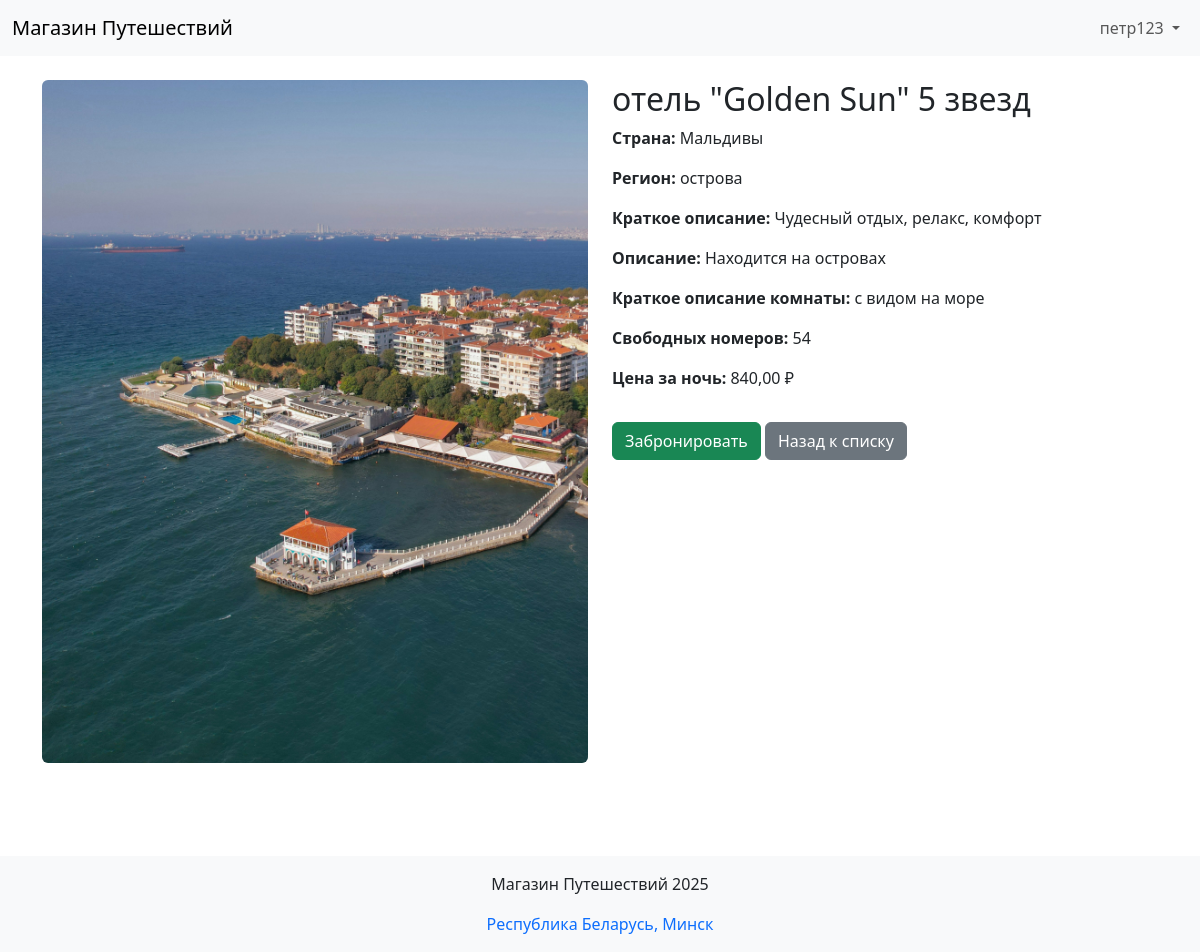
/accommodation/2/ (signed in), run on the app's committed database.
### authapp/models.py (models this page shows)
class TravelUser(AbstractUser):
    avatar = models.ImageField(upload_to='users_avatars', blank=True)
    age = models.PositiveIntegerField(default=18, verbose_name='возраст')

### mainapp/models.py (models this page shows, shortened)
class Accommodation(models.Model):
    country = models.ForeignKey(ListOfCountries, on_delete=models.CASCADE)
    region = models.ForeignKey(Regions, on_delete=models.CASCADE)
    name = models.CharField(max_length=128, verbose_name='название проживания')
    image = models.ImageField(upload_to='accommodation_img', blank=True, null=True)
    short_desc = models.TextField(max_length=128, blank=True, verbose_name='краткое описание продукта')
    description = models.TextField(blank=True, verbose_name='описание продукта')
    availability = models.PositiveIntegerField(verbose_name='количество свободных номеров')
    price = models.DecimalField(max_digits=8, decimal_places=2, default=0, verbose_name='цена')
    room_desc = models.CharField(max_length=80, blank=True, verbose_name='краткое описание комнаты')
    is_active = models.BooleanField(default=True, verbose_name='активна')
    class Meta:
        verbose_name = 'отель'
        verbose_name_plural = 'отели'
        unique_together = ('region', 'name')

class ListOfCountries(models.Model):
    name = models.CharField(verbose_name='имя', max_length=64, unique=True)
    description = models.TextField(verbose_name='описание', blank=True)
    is_active = models.BooleanField(verbose_name='активна', default=True)
    class Meta:
        verbose_name = 'Страна'
        verbose_name_plural = 'Страны'
        ordering = ['name']

class Regions(models.Model):
    country = models.ForeignKey(ListOfCountries, on_delete=models.CASCADE)
    name = models.CharField(max_length=64, verbose_name='имя')
    description = models.TextField(blank=True, verbose_name='описание')
    is_active = models.BooleanField(default=True, verbose_name='активна')
    class Meta:
        unique_together = ('country', 'name')
        verbose_name = 'Регион'
        verbose_name_plural = 'Регионы'
        ordering = ['country', 'name']

### mainapp/views.py (the view)
# urls.py: path('accommodation/<int:pk>/', mainapp.accommodation, name='accommodation'),
def accommodation(request, pk):
    obj = get_object_or_404(Accommodation, pk=pk)
    return render(request, 'mainapp/accommodation_detail.html', {'accommodation': obj})

### mainapp/templates/mainapp/accommodation_detail.html (shortened to what this page needs)
{% extends "base.html" %}
{% load static %}
{% block content %}
<div class="container mt-4">
    <div class="row">
        <div class="col-md-6">
            {% if accommodation.image %}
                <img src="{{ accommodation.image.url }}" class="img-fluid rounded" alt="{{ accommodation.name }}">
            {% else %}
                <img src="{% static 'mainapp/images/default.jpg' %}" class="img-fluid rounded"
                     alt="{{ accommodation.name }}">
            {% endif %}
        </div>
        <div class="col-md-6">
            <h2>{{ accommodation.name }}</h2>
            <p><strong>Страна:</strong> {{ accommodation.country.name }}</p>
            <p><strong>Регион:</strong> {{ accommodation.region.name }}</p>
            <p><strong>Краткое описание:</strong> {{ accommodation.short_desc }}</p>
            <p><strong>Описание:</strong> {{ accommodation.description }}</p>
            <p><strong>Краткое описание комнаты:</strong> {{ accommodation.room_desc }}</p>
            <p><strong>Свободных номеров:</strong> {{ accommodation.availability }}</p>
            <p><strong>Цена за ночь:</strong> {{ accommodation.price }} ₽</p>
            {% if accommodation.availability > 0 %}
                <a href="#" class="btn btn-success mt-3">Забронировать</a>
            {% else %}
                <span class="badge bg-danger mt-3">Нет доступных мест</span>
            {% endif %}
            <a href="{% url 'mainapp:accommodations' %}" class="btn btn-secondary mt-3">Назад к списку</a>
        </div>
    </div>
</div>
{% endblock %}

### templates/includes/navbar.html (shortened to what this page needs)
<nav class="navbar navbar-expand-lg navbar-light bg-light">
  <div class="container-fluid">
    <a class="navbar-brand" href="{% url 'mainapp:main' %}">Магазин Путешествий</a>
    <div class="collapse navbar-collapse" id="navbarNav">
      <ul class="navbar-nav ms-auto">
        {% if user.is_authenticated %}
          <li class="nav-item dropdown">
            <a class="nav-link dropdown-toggle" href="#" id="navbarDropdown" role="button"
               data-bs-toggle="dropdown" aria-expanded="false">
              {{ user.username|default:'Пользователь' }}
            </a>
          </li>
        {% else %}
          <li class="nav-item">
            <a class="nav-link" href="{% url 'authapp:login' %}">Войти</a>
          </li>
        {% endif %}
      </ul>
    </div>
  </div>
</nav>

### mainapp/static/css/style.css (style rules this page uses)
html, body { height: 100%; margin: 0; }

### data on the page
TravelUser: username "петр123"
Accommodation: image (picture), name "отель \"Golden Sun\" 5 звезд", country.name "Мальдивы", region.name "острова", short_desc "Чудесный отдых, релакс, комфорт", description "Находится на островах", room_desc "с видом на море", availability "54", price "840,00"
